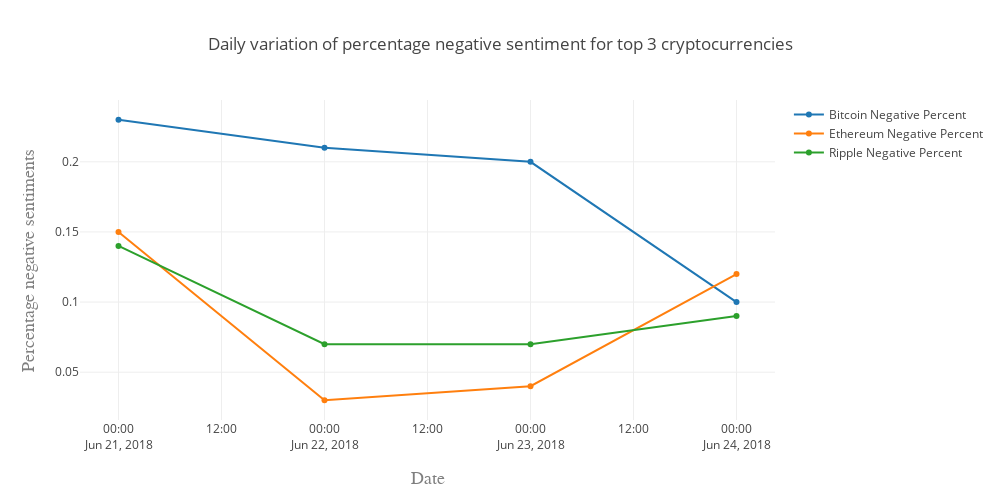

Here is the notebook cell this chart was saved with:
### Code cell
bitcoin_neg_data = go.Scatter(x=currency_sentiments['Date'],
                              y=currency_sentiments['bitcoin_percent_neg'],
                              name='Bitcoin Negative Percent')
ethereum_neg_data = go.Scatter(x=currency_sentiments['Date'],
                              y=currency_sentiments['ethereum_percent_neg'],
                              name='Ethereum Negative Percent')
ripple_neg_data = go.Scatter(x=currency_sentiments['Date'],
                              y=currency_sentiments['ripple_percent_neg'],
                              name='Ripple Negative Percent')
data = [bitcoin_neg_data,ethereum_neg_data,ripple_neg_data]
layout = go.Layout(width=1000,height=500,
    title='Daily variation of percentage negative sentiment for top 3 cryptocurrencies',
    xaxis=dict(title='Date',titlefont=dict(family='Courier New, monospace',size=18,color='#7f7f7f')),
    yaxis=dict(title='Percentage negative sentiments',titlefont=dict( family='Courier New, monospace',size=18,color='#7f7f7f'))
)
fig = go.Figure(data=data, layout=layout)
plotly.offline.iplot(fig)

### Figure 1 — Plotly figure (JSON) as saved in the notebook; plotly's stock layout.template omitted (floating-point values rounded to 4 significant figures)
{"data": [{"name": "Bitcoin Negative Percent", "type": "scatter", "uid": "d43610", "x": ["2018-06-21", "2018-06-22", "2018-06-23", "2018-06-24"], "y": [0.23, 0.21, 0.2, 0.1]}, {"name": "Ethereum Negative Percent", "type": "scatter", "uid": "0ecbd0", "x": ["2018-06-21", "2018-06-22", "2018-06-23", "2018-06-24"], "y": [0.15, 0.03, 0.04, 0.12]}, {"name": "Ripple Negative Percent", "type": "scatter", "uid": "9de94d", "x": ["2018-06-21", "2018-06-22", "2018-06-23", "2018-06-24"], "y": [0.14, 0.07, 0.07, 0.09]}], "layout": {"height": 500, "title": "Daily variation of percentage negative sentiment for top 3 cryptocurrencies", "width": 1000, "xaxis": {"autorange": true, "range": ["2018-06-20 19:31:05.0602", "2018-06-24 04:28:54.9398"], "title": "Date", "titlefont": {"color": "#7f7f7f", "family": "Courier New, monospace", "size": 18}, "type": "date"}, "yaxis": {"autorange": true, "range": [0.01592, 0.2441], "title": "Percentage negative sentiments", "titlefont": {"color": "#7f7f7f", "family": "Courier New, monospace", "size": 18}, "type": "linear"}}}
